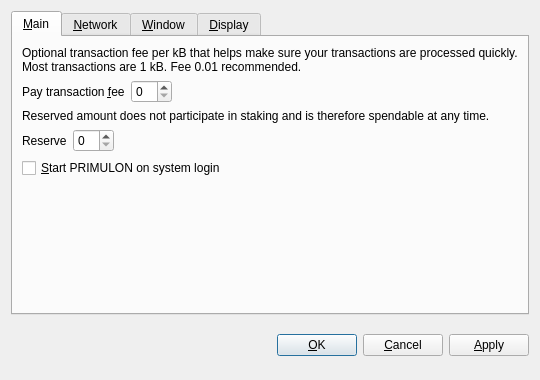
<?xml version="1.0" encoding="UTF-8"?>
<ui version="4.0">
 <class>OptionsDialog</class>
 <widget class="QDialog" name="OptionsDialog">
  <property name="geometry">
   <rect>
    <x>0</x>
    <y>0</y>
    <width>540</width>
    <height>380</height>
   </rect>
  </property>
  <property name="windowTitle">
   <string>Options</string>
  </property>
  <property name="modal">
   <bool>true</bool>
  </property>
  <layout class="QVBoxLayout" name="verticalLayout">
   <item>
    <widget class="QTabWidget" name="tabWidget">
     <property name="tabPosition">
      <enum>QTabWidget::North</enum>
     </property>
     <property name="currentIndex">
      <number>0</number>
     </property>
     <widget class="QWidget" name="tabMain">
      <attribute name="title">
       <string>&amp;Main</string>
      </attribute>
      <layout class="QVBoxLayout" name="verticalLayout_Main">
       <item>
        <widget class="QLabel" name="transactionFeeInfoLabel">
         <property name="text">
          <string>Optional transaction fee per kB that helps make sure your transactions are processed quickly. Most transactions are 1 kB. Fee 0.01 recommended.</string>
         </property>
         <property name="textFormat">
          <enum>Qt::PlainText</enum>
         </property>
         <property name="wordWrap">
          <bool>true</bool>
         </property>
        </widget>
       </item>
       <item>
        <layout class="QHBoxLayout" name="horizontalLayoutFee">
         <item>
          <widget class="QLabel" name="transactionFeeLabel">
           <property name="text">
            <string>Pay transaction &amp;fee</string>
           </property>
           <property name="textFormat">
            <enum>Qt::PlainText</enum>
           </property>
           <property name="buddy">
            <cstring>transactionFee</cstring>
           </property>
          </widget>
         </item>
         <item>
          <widget class="BitcoinAmountField" name="transactionFee"/>
         </item>
         <item>
          <spacer name="horizontalSpacerFee">
           <property name="orientation">
            <enum>Qt::Horizontal</enum>
           </property>
           <property name="sizeHint" stdset="0">
            <size>
             <width>40</width>
             <height>20</height>
            </size>
           </property>
          </spacer>
         </item>
        </layout>
       </item>
       <item>
        <widget class="QLabel" name="reserveBalanceInfoLabel">
         <property name="text">
          <string>Reserved amount does not participate in staking and is therefore spendable at any time.</string>
         </property>
         <property name="textFormat">
          <enum>Qt::PlainText</enum>
         </property>
         <property name="wordWrap">
          <bool>true</bool>
         </property>
        </widget>
       </item>
       <item>
        <layout class="QHBoxLayout" name="horizontalLayoutReserveBalance">
         <item>
          <widget class="QLabel" name="reserveBalanceLabel">
           <property name="text">
            <string>Reserve</string>
           </property>
           <property name="textFormat">
            <enum>Qt::PlainText</enum>
           </property>
           <property name="buddy">
            <cstring>reserveBalance</cstring>
           </property>
          </widget>
         </item>
         <item>
          <widget class="BitcoinAmountField" name="reserveBalance"/>
         </item>
         <item>
          <spacer name="horizontalSpacerReserveBalance">
           <property name="orientation">
            <enum>Qt::Horizontal</enum>
           </property>
           <property name="sizeHint" stdset="0">
            <size>
             <width>40</width>
             <height>20</height>
            </size>
           </property>
          </spacer>
         </item>
        </layout>
       </item>
       <item>
        <widget class="QCheckBox" name="bitcoinAtStartup">
         <property name="toolTip">
          <string>Automatically start PRIMULON after logging in to the system.</string>
         </property>
         <property name="text">
          <string>&amp;Start PRIMULON on system login</string>
         </property>
        </widget>
       </item>
       <item>
        <spacer name="verticalSpacer_Main">
         <property name="orientation">
          <enum>Qt::Vertical</enum>
         </property>
         <property name="sizeHint" stdset="0">
          <size>
           <width>20</width>
           <height>40</height>
          </size>
         </property>
        </spacer>
       </item>
      </layout>
     </widget>
     <widget class="QWidget" name="tabNetwork">
      <attribute name="title">
       <string>&amp;Network</string>
      </attribute>
      <layout class="QVBoxLayout" name="verticalLayout_Network">
       <item>
        <widget class="QCheckBox" name="mapPortUpnp">
         <property name="toolTip">
          <string>Automatically open the PRIMULON client port on the router. This only works when your router supports UPnP and it is enabled.</string>
         </property>
         <property name="text">
          <string>Map port using &amp;UPnP</string>
         </property>
        </widget>
       </item>
       <item>
        <widget class="QCheckBox" name="connectSocks">
         <property name="toolTip">
          <string>Connect to the PRIMULON network through a SOCKS proxy (e.g. when connecting through Tor).</string>
         </property>
         <property name="text">
          <string>&amp;Connect through SOCKS proxy:</string>
         </property>
        </widget>
       </item>
       <item>
        <layout class="QHBoxLayout" name="horizontalLayout_Network">
         <item>
          <widget class="QLabel" name="proxyIpLabel">
           <property name="text">
            <string>Proxy &amp;IP:</string>
           </property>
           <property name="textFormat">
            <enum>Qt::PlainText</enum>
           </property>
           <property name="buddy">
            <cstring>proxyIp</cstring>
           </property>
          </widget>
         </item>
         <item>
          <widget class="QValidatedLineEdit" name="proxyIp">
           <property name="maximumSize">
            <size>
             <width>140</width>
             <height>16777215</height>
            </size>
           </property>
           <property name="toolTip">
            <string>IP address of the proxy (e.g. 127.0.0.1)</string>
           </property>
          </widget>
         </item>
         <item>
          <widget class="QLabel" name="proxyPortLabel">
           <property name="text">
            <string>&amp;Port:</string>
           </property>
           <property name="textFormat">
            <enum>Qt::PlainText</enum>
           </property>
           <property name="buddy">
            <cstring>proxyPort</cstring>
           </property>
          </widget>
         </item>
         <item>
          <widget class="QLineEdit" name="proxyPort">
           <property name="maximumSize">
            <size>
             <width>55</width>
             <height>16777215</height>
            </size>
           </property>
           <property name="toolTip">
            <string>Port of the proxy (e.g. 9050)</string>
           </property>
          </widget>
         </item>
         <item>
          <widget class="QLabel" name="socksVersionLabel">
           <property name="text">
            <string>SOCKS &amp;Version:</string>
           </property>
           <property name="textFormat">
            <enum>Qt::PlainText</enum>
           </property>
           <property name="buddy">
            <cstring>socksVersion</cstring>
           </property>
          </widget>
         </item>
         <item>
          <widget class="QValueComboBox" name="socksVersion">
           <property name="toolTip">
            <string>SOCKS version of the proxy (e.g. 5)</string>
           </property>
          </widget>
         </item>
         <item>
          <spacer name="horizontalSpacer_Network">
           <property name="orientation">
            <enum>Qt::Horizontal</enum>
           </property>
           <property name="sizeHint" stdset="0">
            <size>
             <width>40</width>
             <height>20</height>
            </size>
           </property>
          </spacer>
         </item>
        </layout>
       </item>
       <item>
        <spacer name="verticalSpacer_Network">
         <property name="orientation">
          <enum>Qt::Vertical</enum>
         </property>
         <property name="sizeHint" stdset="0">
          <size>
           <width>20</width>
           <height>40</height>
          </size>
         </property>
        </spacer>
       </item>
      </layout>
     </widget>
     <widget class="QWidget" name="tabWindow">
      <attribute name="title">
       <string>&amp;Window</string>
      </attribute>
      <layout class="QVBoxLayout" name="verticalLayout_Window">
       <item>
        <widget class="QCheckBox" name="minimizeToTray">
         <property name="toolTip">
          <string>Show only a tray icon after minimizing the window.</string>
         </property>
         <property name="text">
          <string>&amp;Minimize to the tray instead of the taskbar</string>
         </property>
        </widget>
       </item>
       <item>
        <widget class="QCheckBox" name="minimizeOnClose">
         <property name="toolTip">
          <string>Minimize instead of exit the application when the window is closed. When this option is enabled, the application will be closed only after selecting Quit in the menu.</string>
         </property>
         <property name="text">
          <string>M&amp;inimize on close</string>
         </property>
        </widget>
       </item>
       <item>
        <spacer name="verticalSpacer_Window">
         <property name="orientation">
          <enum>Qt::Vertical</enum>
         </property>
         <property name="sizeHint" stdset="0">
          <size>
           <width>20</width>
           <height>40</height>
          </size>
         </property>
        </spacer>
       </item>
      </layout>
     </widget>
     <widget class="QWidget" name="tabDisplay">
      <attribute name="title">
       <string>&amp;Display</string>
      </attribute>
      <layout class="QVBoxLayout" name="verticalLayout_Display">
       <item>
        <layout class="QHBoxLayout" name="horizontalLayout_1_Display">
         <item>
          <widget class="QLabel" name="langLabel">
           <property name="text">
            <string>User Interface &amp;language:</string>
           </property>
           <property name="textFormat">
            <enum>Qt::PlainText</enum>
           </property>
           <property name="buddy">
            <cstring>lang</cstring>
           </property>
          </widget>
         </item>
         <item>
          <widget class="QValueComboBox" name="lang">
           <property name="toolTip">
            <string>The user interface language can be set here. This setting will take effect after restarting PRIMULON.</string>
           </property>
          </widget>
         </item>
        </layout>
       </item>
       <item>
        <layout class="QHBoxLayout" name="horizontalLayout_2_Display">
         <item>
          <widget class="QLabel" name="unitLabel">
           <property name="text">
            <string>&amp;Unit to show amounts in:</string>
           </property>
           <property name="textFormat">
            <enum>Qt::PlainText</enum>
           </property>
           <property name="buddy">
            <cstring>unit</cstring>
           </property>
          </widget>
         </item>
         <item>
          <widget class="QValueComboBox" name="unit">
           <property name="toolTip">
            <string>Choose the default subdivision unit to show in the interface and when sending coins.</string>
           </property>
          </widget>
         </item>
        </layout>
       </item>
       <item>
        <widget class="QCheckBox" name="displayAddresses">
         <property name="toolTip">
          <string>Whether to show PRIMULON addresses in the transaction list or not.</string>
         </property>
         <property name="text">
          <string>&amp;Display addresses in transaction list</string>
         </property>
        </widget>
       </item>
       <item>
        <widget class="QCheckBox" name="coinControlFeatures">
         <property name="toolTip">
          <string>Whether to show coin control features or not.</string>
         </property>
         <property name="text">
          <string>Display coin &amp;control features (experts only!)</string>
         </property>
        </widget>
       </item>
       <item>
        <spacer name="verticalSpacer_Display">
         <property name="orientation">
          <enum>Qt::Vertical</enum>
         </property>
         <property name="sizeHint" stdset="0">
          <size>
           <width>20</width>
           <height>40</height>
          </size>
         </property>
        </spacer>
       </item>
      </layout>
     </widget>
    </widget>
   </item>
   <item>
    <layout class="QHBoxLayout" name="horizontalLayout_Buttons">
     <item>
      <spacer name="horizontalSpacer_1">
       <property name="orientation">
        <enum>Qt::Horizontal</enum>
       </property>
       <property name="sizeHint" stdset="0">
        <size>
         <width>40</width>
         <height>48</height>
        </size>
       </property>
      </spacer>
     </item>
     <item>
      <widget class="QLabel" name="statusLabel">
       <property name="font">
        <font>
         <weight>75</weight>
         <bold>true</bold>
        </font>
       </property>
       <property name="text">
        <string/>
       </property>
       <property name="textFormat">
        <enum>Qt::PlainText</enum>
       </property>
       <property name="wordWrap">
        <bool>true</bool>
       </property>
      </widget>
     </item>
     <item>
      <spacer name="horizontalSpacer_2">
       <property name="orientation">
        <enum>Qt::Horizontal</enum>
       </property>
       <property name="sizeHint" stdset="0">
        <size>
         <width>40</width>
         <height>48</height>
        </size>
       </property>
      </spacer>
     </item>
     <item>
      <widget class="QPushButton" name="okButton">
       <property name="text">
        <string>&amp;OK</string>
       </property>
      </widget>
     </item>
     <item>
      <widget class="QPushButton" name="cancelButton">
       <property name="text">
        <string>&amp;Cancel</string>
       </property>
       <property name="autoDefault">
        <bool>false</bool>
       </property>
      </widget>
     </item>
     <item>
      <widget class="QPushButton" name="applyButton">
       <property name="text">
        <string>&amp;Apply</string>
       </property>
       <property name="autoDefault">
        <bool>false</bool>
       </property>
      </widget>
     </item>
    </layout>
   </item>
  </layout>
 </widget>
 <customwidgets>
  <customwidget>
   <class>BitcoinAmountField</class>
   <extends>QSpinBox</extends>
   <header>bitcoinamountfield.h</header>
  </customwidget>
  <customwidget>
   <class>QValueComboBox</class>
   <extends>QComboBox</extends>
   <header>qvaluecombobox.h</header>
  </customwidget>
  <customwidget>
   <class>QValidatedLineEdit</class>
   <extends>QLineEdit</extends>
   <header>qvalidatedlineedit.h</header>
  </customwidget>
 </customwidgets>
 <resources/>
 <connections/>
</ui>
